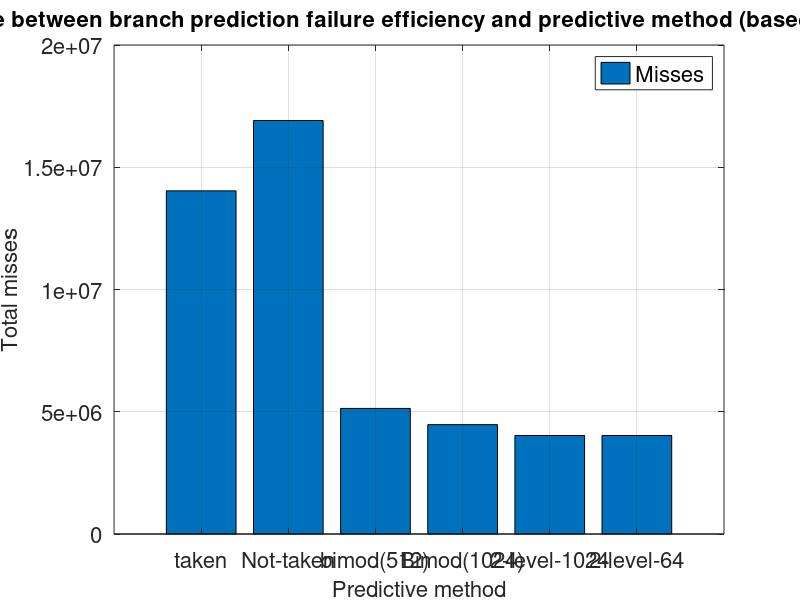

Here is the MATLAB script that generated this plot:
y=[14035938	16910752	5136299	4473381	4029194	4029194];
b=bar(y);
grid on;
ch = get(b,'children');
set(gca,'XTickLabel',{'taken', 'Not-taken', 'bimod(512)','Bimod(1024)','2-level-1024','2-level-64'}, 'FontSize', 16)
%set(ch,'FaceVertexCData',[1 0 1;0 0 0;])
legend('Misses', 'FontSize', 16);
xlabel('Predictive method', 'FontSize', 16);
ylabel('Total misses', 'FontSize', 16);
title('The relevance between branch prediction failure efficiency and predictive method (based on gcc dataset)', 'FontSize', 16);